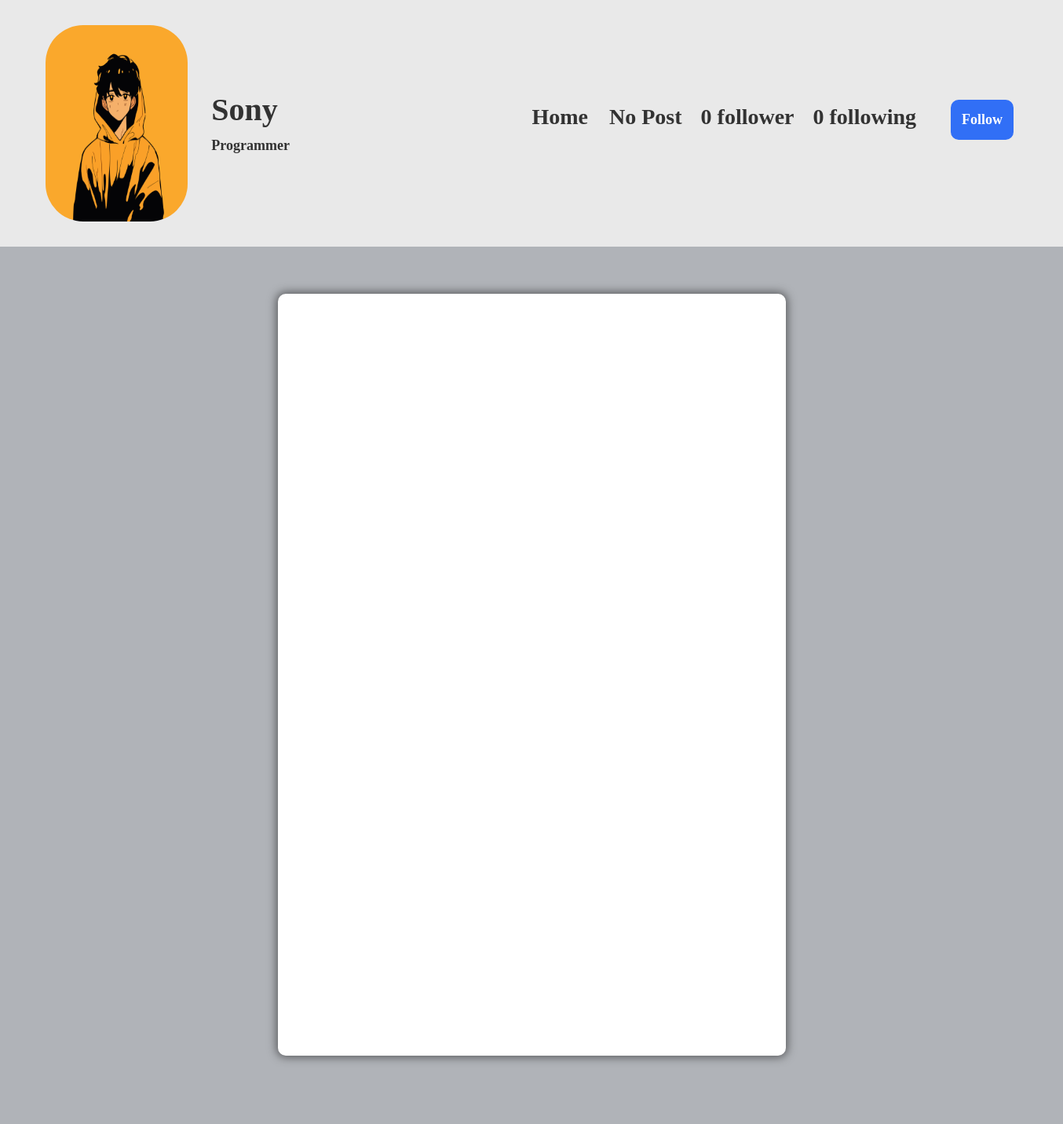
The page /profile/sony (signed in) on the database its author committed.
### app/models.py (models this page shows, shortened)
class Profile(models.Model):
    user = models.ForeignKey(User, on_delete=models.CASCADE)
    id_user = models.IntegerField()
    bio = models.TextField(blank=True)
    profileimg = models.ImageField(upload_to='profileImages', default='blank-profile-picture.png')
    location = models.CharField(max_length=100, blank=True)

### app/views.py (the view)
# urls.py: path('profile/<str:pk>', views.profile, name='profile'),
@login_required(login_url='signin')
def profile(request, pk):
    user_object = User.objects.get(username=pk)
    user_profile = Profile.objects.get(user=user_object)
    user_posts = Post.objects.filter(user=pk)
    user_post_length = len(user_posts)
    follower = request.user.username
    user = pk
    if FollowersCount.objects.filter(follower=follower, user=user).first():
        button_text = 'Unfollow'
    else:
        button_text = 'Follow'
    user_followers = len(FollowersCount.objects.filter(user=pk))
    user_following = len(FollowersCount.objects.filter(follower=pk))
    context = {
        'user_object': user_object,
        'user_profile': user_profile,
        'user_posts': user_posts,
        'user_post_length': user_post_length,
        'button_text': button_text,
        'user_followers': user_followers,
        'user_following': user_following,
    }
    return render(request, 'profile.html', context)

### templates/profile.html (shortened to what this page needs)
{% load static %}
<!DOCTYPE html>
<html lang="en">
<head>
	<link rel="stylesheet" href="{% static 'css/main.min.css' %}">
	<link rel="stylesheet" href="{% static 'css/style.css' %}">
	<link rel="stylesheet" href="{% static 'css/color.css' %}">
	<link rel="stylesheet" href="{% static 'css/responsive.css' %}">
	<link rel="stylesheet" href="{% static 'assets/css/profile.css' %}">
</head>
<body>
	<section class="user_profile_sec">
		<div class="feature-photo">
			<form action="/follow" method="POST">
				<div class="add-btn">
					<span>
						<b><a href="/">Home</a></b>
					</span>
					{% if user_post_length == 0 %}
					<span><b>No Post</b></span>
					{% elif user_post_length == 1 %}
					<span><b>{{user_post_length}} Post</b></span>
					{% else %}
					<span><b>{{user_post_length}} Posts</b></span>
					{% endif %}
					{% if user_followers == 0 or user_followers == 1 %}
					<span><b>{{user_followers}} follower</b></span>
					{% else %}
					<span><b>{{user_followers}} followers</b></span>
					{% endif %}
					<span><b>{{user_following}} following</b></span>
					{% if user_object.username == user.username %}
					<a href="/settings" data-ripple="">Account Settings</a>
					{% else %}
					<a data-ripple="">
						<button class="follow_unfollow_btn" type="submit">{{button_text}}</button>
					</a>
					{% endif %}
				</div>
			</form>
			<div class="container-fluid pic_bio_name">
				<div class="col-lg-2 col-sm-3">
					<img src="{{user_profile.profileimg.url}}" alt="">
				</div>
				<div class="col-lg-10 col-sm-9">
					<h5>
						<b>{{user_profile.user.username}}</b>
					</h5>
					<div class="bio">
						<b>{{user_profile.bio}}</b>
					</div>
				</div>
			</div>
		</div>
	</section>
	<section>
		<div class="gap gray-bg">
			<div class="container-fluid">
				<div class="row">
					<div class="col-lg-12">
						<div class="row" id="page-contents">
							<div class="col-lg-3">
								<aside class="sidebar static">
								</aside>
							</div>
							<div class="col-lg-6">
								<div class="central-meta">
								</div>
							</div>
							<div class="col-lg-3">
								<aside class="sidebar static">
								</aside>
							</div>
						</div>
					</div>
				</div>
			</div>
		</div>
	</section>
</body>
</html>

### static/css/color.css (style rules this page uses)
#nprogress .bar, .timeline-info>ul li a::before, .add-btn>a, .activitiez>li::before, form button, .colla-apps>li a:hover, a.underline:before, .setting-row input:checked+label, .user-avatar:hover .edit-phto, .error-meta>a, .color-bg, .add-butn, .nav.nav-tabs.likes-btn>li a.active, a.dislike-btn, .drop>a:hover, .btn-view.btn-load-more:hover, .accordion .card h5 button[aria-expanded="true"], .chat-head, .f-page>figure em, .inbox-panel-head>ul>li>a, .nav-tabs--left .nav-link.active, .nav-tabs--left .nav-link.active:hover, footer .widget-title h4::before, #topcontrol, .sidebar .widget-title::before, .f-title::before, .g-post-classic>figure>i::after, .purify>a, .help-list>a:hover, .open-position::before, .info>a, .category-box:hover, .category-box.selected, a.main-btn, .section-heading::before, .getquot-baner, .more-branches>h4::before, .is-helpful>a, .cart-optionz>li>a:hover, .paginationz>li a:hover, .paginationz>li a.active, .shopping-cart, a.btn2:hover, .form-submit>input[type="submit"], button.submit-checkout, .delete-cart:hover, .proceed .button, .amount-area .update-cart, a.addnewforum, .apply-bttons>a { background: orange; }

### static/assets/css/profile.css (style rules this page uses)
body { background-color: #e9e9e9 !important; }
.user_profile_sec { margin-top: 2rem !important; margin-bottom: 2rem !important; }
.add-btn a { border: none; background-color: transparent !important; color: white !important; }
.add-btn span { color: rgb(50, 50, 50) !important; font-size: 1.75rem !important; }
.add-btn span a { color: rgb(50, 50, 50) !important; font-size: 1.75rem !important; }
.add-btn .follow_unfollow_btn { background-color: #316FF6; padding-top: .75rem; padding-bottom: .75rem; padding-left: .875rem; padding-right: .875rem; color: white; font-size: 1.125rem; border-radius: .625rem; transition: .3s; cursor: pointer; }
.pic_bio_name { display: flex; flex-direction: row; align-items: center; }
.pic_bio_name img { width: 250px; height: 250px; border-radius: 3rem; }
.pic_bio_name h5 { font-size: 2.5rem; text-transform: capitalize; color: rgb(50, 50, 50); }
.bio { border: 0; margin: 0; padding: 0; color: rgb(50, 50, 50); font-size: 1.125rem; }

### rows shown on the page
Profile: profileimg (picture), user.username "Sony", bio "Programmer"

### other values the page prints
{{ user_followers }} "0"
{{ user_following }} "0"
{{ button_text }} "Follow"
